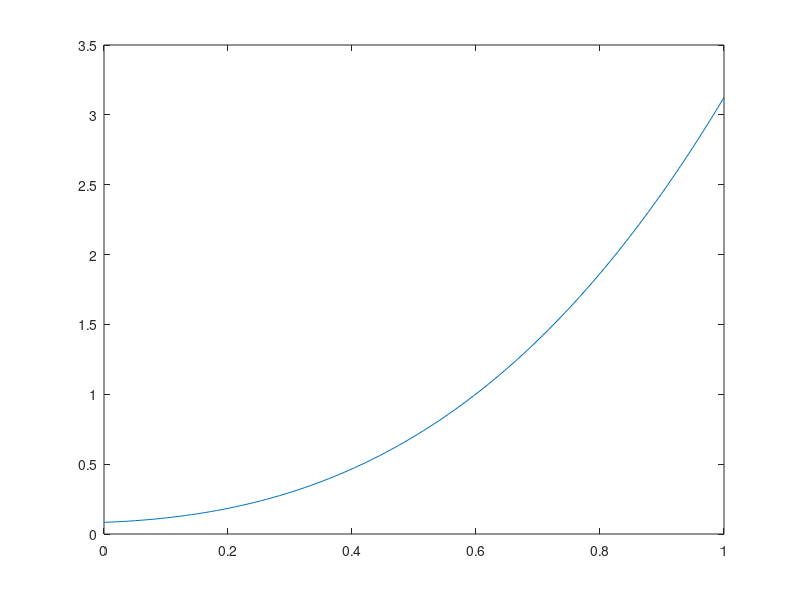

This figure's MATLAB source: (Note: this script raises an error after producing the figure.)
pkg load statistics;## Given the polinomial: f(x) = 3/2*x^3 + 11/8*x^2 + 1/6*x + 1/12, 0 <= x <= 1## Use the rejection method to extract a sample out of this PDF distribution.f = [3/2, 11/8, 1/6, 1/12]t = linspace(0, 1);plot(t, polyval(f, t));hold on;plot(t, unifpdf(t));## c is maximum value the polynomial takes; aka. the highest peak the proposal ## distribution must cover, so g = c * U(0,1).c = polyval(f, 1)plot(t, c * unifpdf(t));hold off;num_trials = 4500;sample_size = 100;sample_pos = 1;X = rand(num_trials, 1);U = rand(num_trials, 1);i = 1;while i <= num_trials && sample_pos <= sample_size  test_u = U(i);  test_x = polyval(f, X(i)) / (c * unifpdf(X(i)));  if test_u <= test_x    accepted(sample_pos) = X(i);    sample_pos = sample_pos + 1;
  endif
  i = i  + 1;endwhilefprintf("# %d out of %d trials:\nneeded to obtain a sample of %d values from f(x) PDF.\n", i, num_trials, length(accepted))accepted;